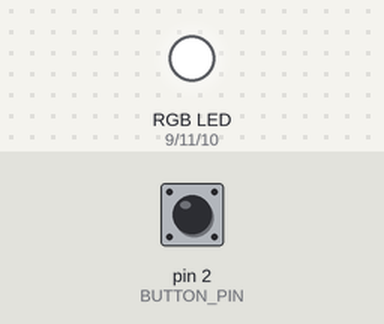
Bench run of a sketch on a simulated Arduino Uno, built with avr-gcc and run on an emulated ATmega328P. Shown: an RGB LED mixed from three pins (HIGH = lit). The test bench sets the inputs (shaded band); at power-on: pin 2 (BUTTON_PIN) HIGH.

Above: at 1.2 s.
1.3 s: pin 2 (BUTTON_PIN) pulled LOW for 0.15 s
At 2.7 s:
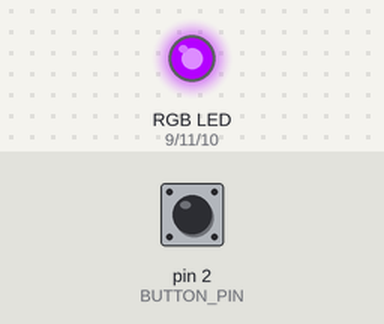
4.4 s: pin 2 (BUTTON_PIN) pulled LOW for 1 s
At 6.1 s:
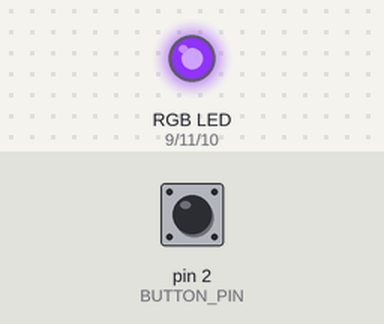
8.4 s: pin 2 (BUTTON_PIN) pulled LOW for 0.15 s
11.5 s: pin 2 (BUTTON_PIN) pulled LOW for 3.2 s
At 15.6 s:
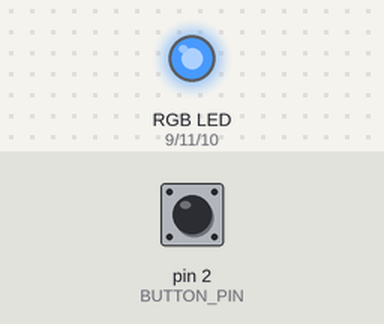
17.7 s: pin 2 (BUTTON_PIN) pulled LOW for 0.15 s
At 18.6 s:
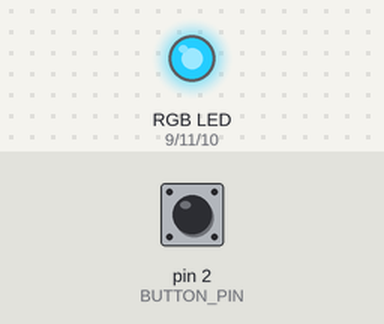
20.8 s: pin 2 (BUTTON_PIN) pulled LOW for 1 s
Timing chart, 0 to 30.2 s (numbered marks = the images above; inputs shaded):
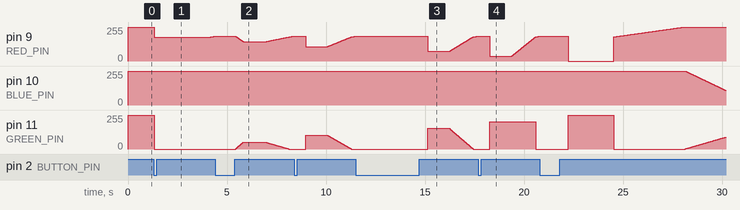

Measured:
- after the input at 1.3 s, pin 9 (RED_PIN): 255/255 → 180/255 at once, → 185/255 2.9 s later; pin 11 (GREEN_PIN): 255/255 → 0/255 at once
- after the input at 4.4 s, pin 10 (BLUE_PIN): stays 255/255 (without the input it goes to 254/255 after 3.4 s)
- after the input at 11.5 s, pin 10 (BLUE_PIN): stays 255/255 (without the input it goes to 254/255 after 3.4 s)
- after the input at 17.7 s, pin 11 (GREEN_PIN): 0/255 → 205/255 after 0.58 s, → 0/255 2.3 s later

The sketch:

BEAR.ino
```cpp
// ==============================
// RGB LED 與按鈕設定
// ==============================

const int RED_PIN = 9;
const int GREEN_PIN = 11;
const int BLUE_PIN = 10;
const int BUTTON_PIN = 2;

// 共陽極 RGB LED
const bool COMMON_ANODE = true;

// ==============================
// 顏色設定
// ==============================

// 固定喚醒色：黃色
const float START_R = 75;
const float START_G = 255;
const float START_B = 0;

// ==============================
// 時間設定
// ==============================

const unsigned long idleDelay = 1500;             // 放開後等待 1.5 秒
const unsigned long fadeDuration = 12000;         // 退色共 12 秒
const unsigned long rainbowSpeed = 2500;          // 彩虹變化速度
const unsigned long rainbowDuration = 5000;        // 彩虹模式 5 秒
const unsigned long transitionDuration = 400;      // 顏色平順轉換時間
const unsigned long longPressDuration = 4000;      // 長按 4 秒
const unsigned long debounceDelay = 30;            // 按鈕防抖

const int clicksToRed = 5;                         // 短按 5 次逐漸變紅

// ==============================
// 模式設定
// ==============================

// 0 = 正常亮燈
// 1 = 彩虹模式
// 2 = 自動退色
// 3 = 熄滅
int mode = 3;

// ==============================
// 顏色與時間變數
// ==============================

float currentR = 0;
float currentG = 0;
float currentB = 0;

float transitionStartR = 0;
float transitionStartG = 0;
float transitionStartB = 0;

float transitionTargetR = 0;
float transitionTargetG = 0;
float transitionTargetB = 0;

float fadeStartR = 0;
float fadeStartG = 0;
float fadeStartB = 0;

unsigned long transitionStartTime = 0;
unsigned long fadeStartTime = 0;
unsigned long rainbowStartTime = 0;
unsigned long pressStartTime = 0;
unsigned long releaseTime = 0;

bool isTransitioning = false;
bool isHolding = false;
bool rainbowTriggered = false;
bool wokeFromOff = false;
bool longPressTriggered = false;

int clickCount = 0;

// ==============================
// 按鈕防抖變數
// ==============================

int lastRawButtonState = HIGH;
int stableButtonState = HIGH;

unsigned long lastDebounceTime = 0;

// ==============================
// 初始化
// ==============================

void setup() {
  pinMode(RED_PIN, OUTPUT);
  pinMode(GREEN_PIN, OUTPUT);
  pinMode(BLUE_PIN, OUTPUT);

  pinMode(BUTTON_PIN, INPUT_PULLUP);

  setLEDColor(0, 0, 0);
}

// ==============================
// 主程式
// ==============================

void loop() {
  unsigned long now = millis();

  // 更新按鈕狀態
  updateButton(now);

  // 更新顏色平順轉換
  if (isTransitioning) {
    updateColorTransition(now);
  }

  // ==============================
  // 長按 4 秒，啟動彩虹模式
  // ==============================

  if (
    isHolding &&
    !wokeFromOff &&
    !rainbowTriggered &&
    mode == 0 &&
    now - pressStartTime >= longPressDuration
  ) {
    rainbowTriggered = true;
    longPressTriggered = true;

    mode = 1;
    rainbowStartTime = now;
    releaseTime = 0;
    isTransitioning = false;
  }

  // ==============================
  // 彩虹模式持續 5 秒
  // ==============================

  if (mode == 1) {
    if (now - rainbowStartTime >= rainbowDuration) {
      startFade(now);
    } else {
      updateRainbow(now);
    }

    return;
  }

  // ==============================
  // 放開按鈕後等待 1.5 秒
  // ==============================

  if (mode == 0 && releaseTime != 0) {
    unsigned long idleTime = now - releaseTime;

    if (idleTime >= idleDelay) {
      startFade(now);
    }
  }

  // ==============================
  // 自動退色
  // ==============================

  if (mode == 2) {
    float progress =
      (float)(now - fadeStartTime) / fadeDuration;

    if (progress >= 1.0) {
      currentR = 0;
      currentG = 0;
      currentB = 0;

      isTransitioning = false;
      mode = 3;
      releaseTime = 0;

      setLEDColor(0, 0, 0);
      return;
    }

    updateMoodFade(progress);
  }
}

// ==============================
// 按鈕狀態與防抖處理
// ==============================

void updateButton(unsigned long now) {
  int rawState = digitalRead(BUTTON_PIN);

  // 偵測原始按鈕狀態是否改變
  if (rawState != lastRawButtonState) {
    lastDebounceTime = now;
    lastRawButtonState = rawState;
  }

  // 狀態穩定一段時間後才判定有效
  if (now - lastDebounceTime < debounceDelay) {
    return;
  }

  if (rawState == stableButtonState) {
    return;
  }

  stableButtonState = rawState;

  // ==============================
  // 按下按鈕
  // ==============================

  if (stableButtonState == LOW) {
    isHolding = true;
    pressStartTime = now;

    rainbowTriggered = false;
    longPressTriggered = false;

    // 按下時取消先前的自動熄燈倒數
    releaseTime = 0;

    // 如果原本是熄滅狀態，喚醒成黃色
    if (mode == 3) {
      wakeUpLight(now);
    }

    // 如果正在退色，按下時停止退色
    else if (mode == 2) {
      mode = 0;
      isTransitioning = false;

      // 以目前顏色繼續亮燈
      showCurrentColor();
    }
  }

  // ==============================
  // 放開按鈕
  // ==============================

  else {
    isHolding = false;

    // 喚醒後第一次放開，只開始倒數，不轉紅
    if (wokeFromOff) {
      wokeFromOff = false;
      releaseTime = now;
    }

    // 正常短按：逐漸增加紅色
    else if (
      mode == 0 &&
      !longPressTriggered &&
      !rainbowTriggered
    ) {
      clickCount++;

      if (clickCount > clicksToRed) {
        clickCount = clicksToRed;
      }

      float progress =
        (float)clickCount / clicksToRed;

      float targetR =
        START_R + (255.0 - START_R) * progress;

      float targetG =
        START_G * (1.0 - progress);

      float targetB = 0;

      startColorTransition(
        targetR,
        targetG,
        targetB,
        now
      );

      releaseTime = now;
    }

    // 彩虹模式以外，放開後開始倒數
    else if (mode == 0) {
      releaseTime = now;
    }
  }
}

// ==============================
// 喚醒燈光
// ==============================

void wakeUpLight(unsigned long now) {
  mode = 0;

  currentR = START_R;
  currentG = START_G;
  currentB = START_B;

  setLEDColor(START_R, START_G, START_B);

  isTransitioning = false;

  // 記錄這次是從熄滅狀態喚醒
  wokeFromOff = true;

  rainbowTriggered = false;
  longPressTriggered = false;

  clickCount = 0;
  releaseTime = 0;
}

// ==============================
// 開始平順轉換顏色
// ==============================

void startColorTransition(
  float targetR,
  float targetG,
  float targetB,
  unsigned long now
) {
  transitionStartR = currentR;
  transitionStartG = currentG;
  transitionStartB = currentB;

  transitionTargetR = targetR;
  transitionTargetG = targetG;
  transitionTargetB = targetB;

  transitionStartTime = now;
  isTransitioning = true;
}

// ==============================
// 更新平順轉換
// ==============================

void updateColorTransition(unsigned long now) {
  float progress =
    (float)(now - transitionStartTime) /
    transitionDuration;

  if (progress >= 1.0) {
    currentR = transitionTargetR;
    currentG = transitionTargetG;
    currentB = transitionTargetB;

    isTransitioning = false;

    showCurrentColor();
    return;
  }

  currentR =
    transitionStartR +
    (transitionTargetR - transitionStartR) * progress;

  currentG =
    transitionStartG +
    (transitionTargetG - transitionStartG) * progress;

  currentB =
    transitionStartB +
    (transitionTargetB - transitionStartB) * progress;

  showCurrentColor();
}

// ==============================
// 開始自動退色
// ==============================

void startFade(unsigned long now) {
  // 先記錄目前實際顯示的顏色
  if (isTransitioning) {
    updateColorTransition(now);
  }

  fadeStartR = currentR;
  fadeStartG = currentG;
  fadeStartB = currentB;

  fadeStartTime = now;

  isTransitioning = false;
  mode = 2;

  releaseTime = 0;
}

// ==============================
// 退色流程
// 目前顏色 → 黃色 → 綠色 → 藍色 → 熄滅
// ==============================

void updateMoodFade(float progress) {
  progress = constrain(progress, 0.0, 1.0);

  float targetR;
  float targetG;
  float targetB;
  float fraction;

  // 第一階段：目前顏色平順轉為黃色
  if (progress < 0.10) {
    fraction = progress / 0.10;

    targetR =
      fadeStartR +
      (START_R - fadeStartR) * fraction;

    targetG =
      fadeStartG +
      (START_G - fadeStartG) * fraction;

    targetB =
      fadeStartB +
      (START_B - fadeStartB) * fraction;
  }

  // 第二階段：黃色逐漸變綠色
  else if (progress < 0.40) {
    fraction = (progress - 0.10) / 0.30;

    targetR = START_R * (1.0 - fraction);
    targetG = 255;
    targetB = 0;
  }

  // 第三階段：綠色逐漸變藍色
  else if (progress < 0.70) {
    fraction = (progress - 0.40) / 0.30;

    targetR = 0;
    targetG = 255 + (100 - 255) * fraction;
    targetB = 255 * fraction;
  }

  // 第四階段：藍色逐漸熄滅
  else {
    fraction = (progress - 0.70) / 0.30;

    targetR = 0;
    targetG = 100 * (1.0 - fraction);
    targetB = 255 * (1.0 - fraction);
  }

  currentR = targetR;
  currentG = targetG;
  currentB = targetB;

  showCurrentColor();
}

// ==============================
// 彩色霓虹模式
// ==============================

void updateRainbow(unsigned long now) {
  float progress =
    (float)(now - rainbowStartTime) / rainbowSpeed;

  float hue = fmod(progress, 1.0);

  // HSV 色相轉換成 RGB
  float r = 0;
  float g = 0;
  float b = 0;

  float h = hue * 6.0;
  int sector = (int)h;
  float fraction = h - sector;

  switch (sector % 6) {
    case 0:
      r = 255;
      g = 255 * fraction;
      b = 0;
      break;

    case 1:
      r = 255 * (1.0 - fraction);
      g = 255;
      b = 0;
      break;

    case 2:
      r = 0;
      g = 255;
      b = 255 * fraction;
      break;

    case 3:
      r = 0;
      g = 255 * (1.0 - fraction);
      b = 255;
      break;

    case 4:
      r = 255 * fraction;
      g = 0;
      b = 255;
      break;

    case 5:
      r = 255;
      g = 0;
      b = 255 * (1.0 - fraction);
      break;
  }

  currentR = r;
  currentG = g;
  currentB = b;

  showCurrentColor();
}

// ==============================
// 顯示目前顏色
// ==============================

void showCurrentColor() {
  setLEDColor(currentR, currentG, currentB);
}

// ==============================
// RGB LED 輸出
// 共陽極需反轉 PWM 數值
// ==============================

void setLEDColor(float r, float g, float b) {
  int redValue = constrain((int)r, 0, 255);
  int greenValue = constrain((int)g, 0, 255);
  int blueValue = constrain((int)b, 0, 255);

  if (COMMON_ANODE) {
    redValue = 255 - redValue;
    greenValue = 255 - greenValue;
    blueValue = 255 - blueValue;
  }

  analogWrite(RED_PIN, redValue);
  analogWrite(GREEN_PIN, greenValue);
  analogWrite(BLUE_PIN, blueValue);
}
```
